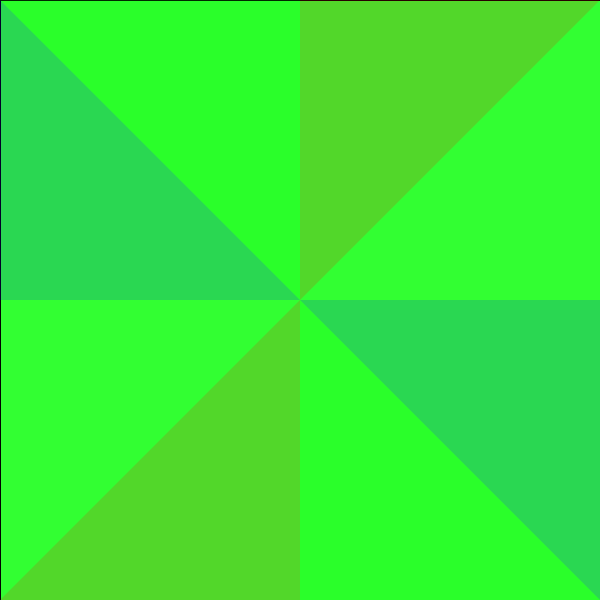
Frame 1 (no input)
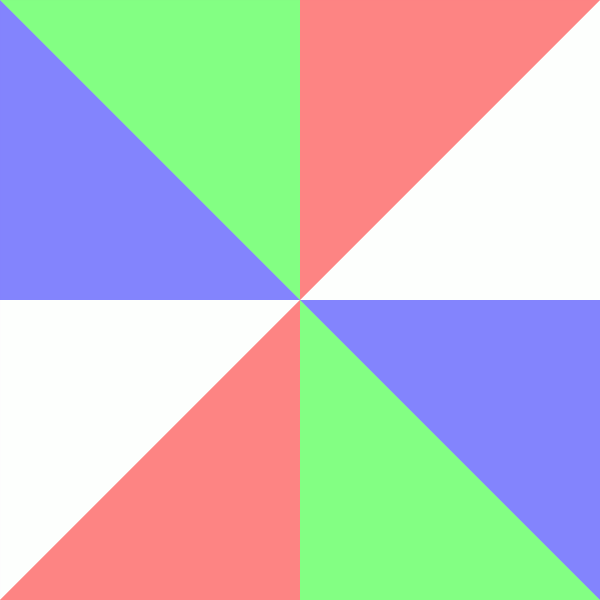
Frame 60 (the mouse pressed at the canvas centre just before this capture)
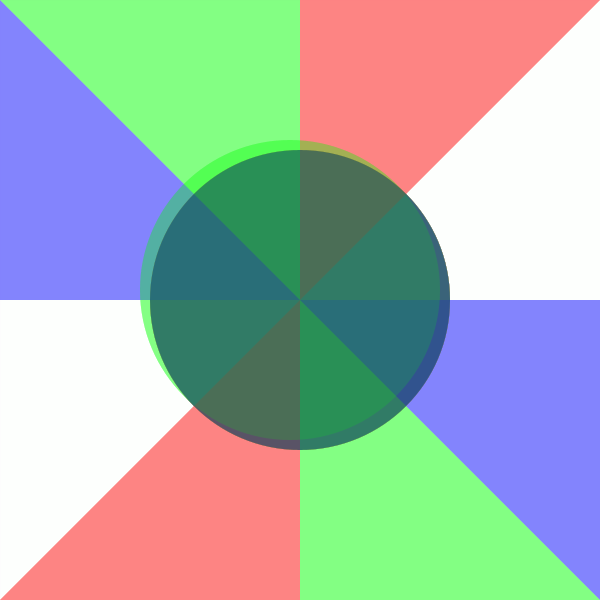
Frame 120 (the mouse held since frame 60 and released just before this capture)

The Processing sketch that drew these frames (run headless with seeded random() and noise(); from frame 60 on, the mouse is pressed at the canvas centre):

// Processing sketch: processing_99168
// ── processing_99168.pde

void setup()
{
  size(600, 600);
  background(0, 255, 0);
  smooth();
  frameRate(90);
}

void draw()
{
  fill(255, 255, 255, 50);
  rect(0,0, height, width);

  fill(random(255), random(255), random(255) );  
  ellipse(mouseX, mouseY, mouseX, mouseY);
  noStroke();
  frameRate(30);

  fill(0, 0, 255, 40);
  quad(300, 300, 600, 300, 600, 300, 600, 600);
  
  fill(0, 0, 255, 40);
  triangle(0, 0, 300, 300, 0, 300);
  
  fill(255, 0, 0, 40);
  triangle(300, 0, 300, 300, 600, 0);

  fill(255, 0, 0, 40);
  triangle(300, 600, 300, 300, 0, 600);
  
  fill(0, 255, 0, 40);
  triangle(600, 600, 300, 300, 300, 600);

  fill(0, 255, 0, 40);
  triangle(0, 0, 300, 300, 300, 0);

  ellipse(mouseX-10, mouseY-10, mouseX,mouseY);
  
}
